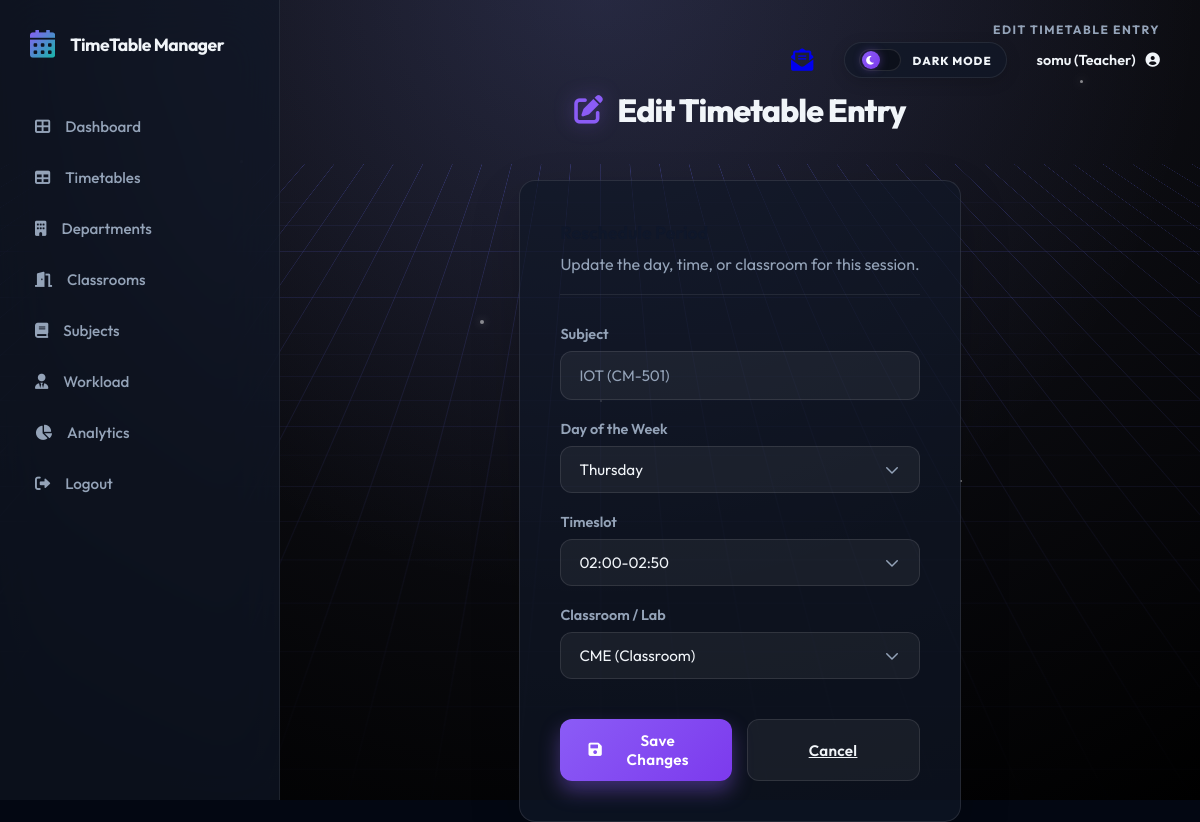
The app's page /timetable/edit/17 (signed in), older data.
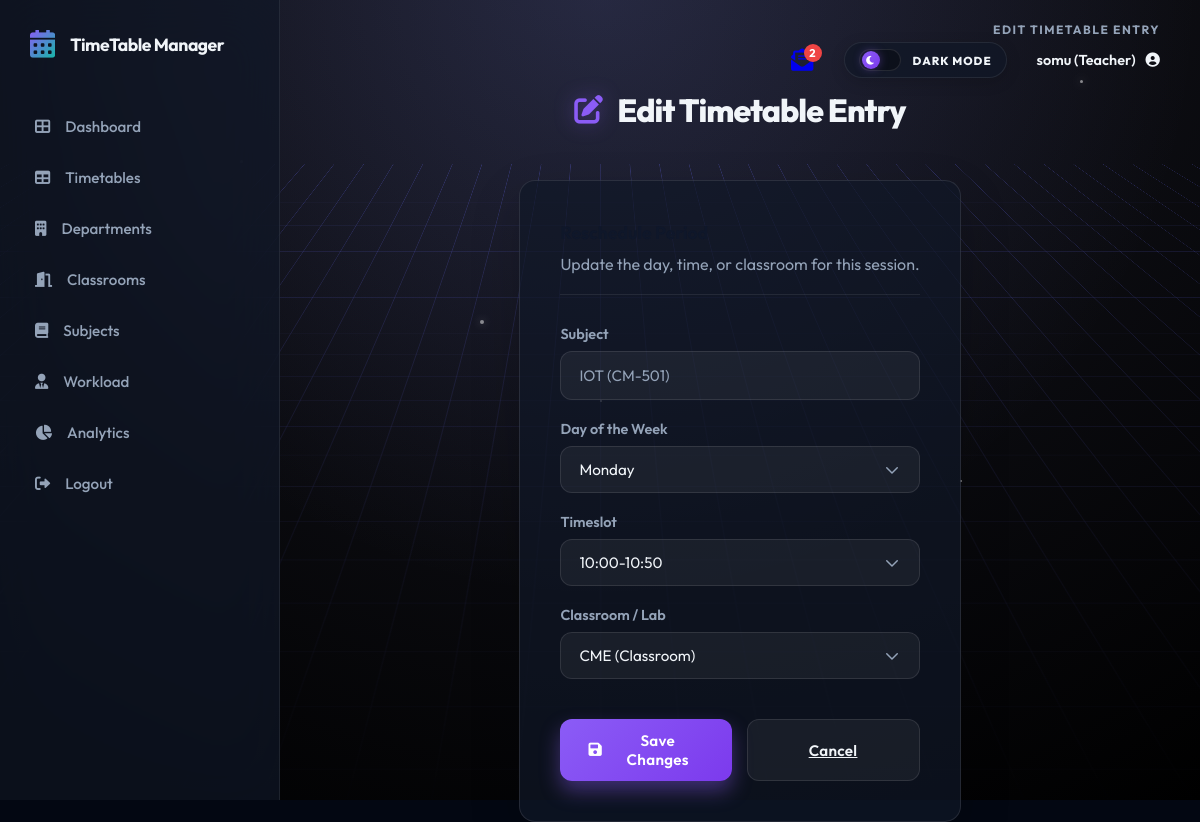
The same page, newer data.
### models.py (models this page shows)
class TimetableEntry(db.Model):
    id = db.Column(db.Integer, primary_key=True)
    day = db.Column(db.String(10), nullable=False)
    timeslot = db.Column(db.String(20), nullable=False)
    dept_id = db.Column(db.Integer, db.ForeignKey('department.id'), nullable=False)
    course_id = db.Column(db.Integer, db.ForeignKey('course.id'), nullable=False)
    teacher_id = db.Column(db.Integer, db.ForeignKey('teacher.id'), nullable=False)
    classroom_id = db.Column(db.Integer, db.ForeignKey('classroom.id'), nullable=False)

class Classroom(db.Model):
    id = db.Column(db.Integer, primary_key=True)
    name = db.Column(db.String(50), unique=True, nullable=False)
    capacity = db.Column(db.Integer, nullable=False)
    type = db.Column(db.String(20), nullable=False, default='Classroom')
    timetable_entries = db.relationship('TimetableEntry', backref='classroom', lazy=True, cascade="all, delete-orphan")

### routes.py (the view, shortened to what this page needs)
@main.route('/timetable/edit/<int:id>', methods=['GET', 'POST'])
@login_required
def edit_timetable_entry(id):
    entry = TimetableEntry.query.get_or_404(id)
    if current_user.role != 'admin' and (current_user.role != 'teacher' or current_user.teacher_id != entry.teacher_id):
        flash('Access denied. You can only edit your own sessions.', 'danger')
        return redirect(url_for('main.timetable'))
    suggestions = []
    conflict_reason = None
    classrooms = Classroom.query.all()
    teachers = Teacher.query.all()
    return render_template('edit_timetable_entry.html',
                           entry=entry,
                           days=DAYS,
                           time_slots=TIMESLOTS,
                           classrooms=classrooms,
                           teachers=teachers,
                           suggestions=suggestions,
                           conflict_reason=conflict_reason)

### app.py (called while the page is built)
@login_manager.user_loader
def load_user(user_id):
    return User.query.get(int(user_id))

@app.context_processor
def inject_unread_count():
    from flask_login import current_user
    from models import Message
    if current_user.is_authenticated:
        count = Message.query.filter_by(recipient_id=current_user.id, is_read=False).count()
        return dict(unread_count=count)
    return dict(unread_count=0)

### templates/edit_timetable_entry.html (shortened to what this page needs)
{% extends 'base.html' %}
{% block icon %}<i class="fas fa-edit"></i>{% endblock %}
{% block title %}Edit Timetable Entry{% endblock %}
{% block content %}
<div class="card" style="max-width: 600px; margin: 0 auto; padding: 40px;">
    <div class="card-header" style="margin-bottom: 30px;">
        <h3 style="margin: 0; color: var(--dark); font-weight: 700;">
        </h3>
        <p style="color: var(--text-muted); margin-top: 10px;">Update the day, time, or classroom for this session.</p>
    </div>
    <form action="{{ url_for('main.edit_timetable_entry', id=entry.id) }}" method="POST">
        <div class="form-group">
            <label class="form-label">Subject</label>
            <input type="text" class="form-control" value="{{ entry.course.name }} ({{ entry.course.code }})" disabled
                style="background: rgba(255,255,255,0.05); color: var(--text-muted);">
        </div>
        <div class="form-group" style="margin-top: 20px;">
            <label class="form-label">Day of the Week</label>
            <select name="day" class="form-control" required>
                {% for day in days %}
                <option value="{{ day }}" {% if day==entry.day %}selected{% endif %}>{{ day }}</option>
                {% endfor %}
            </select>
        </div>
        <div class="form-group" style="margin-top: 20px;">
            <label class="form-label">Timeslot</label>
            <select name="timeslot" class="form-control" required>
                {% for slot in time_slots %}
                <option value="{{ slot }}" {% if slot==entry.timeslot %}selected{% endif %}>{{ slot }}</option>
                {% endfor %}
            </select>
        </div>
        <div class="form-group" style="margin-top: 20px;">
            <label class="form-label">Classroom / Lab</label>
            <select name="classroom_id" class="form-control" required>
                {% for room in classrooms %}
                <option value="{{ room.id }}" {% if room.id==entry.classroom_id %}selected{% endif %}>
                    {{ room.name }} ({{ room.type }})
                </option>
                {% endfor %}
            </select>
        </div>
        <div style="display: flex; gap: 15px; margin-top: 40px;">
            <button type="submit" class="btn btn-primary" style="flex: 1; justify-content: center;">
                <i class="fas fa-save"></i> Save Changes
            </button>
            <a href="{{ url_for('main.timetable') }}" class="btn btn-light" style="flex: 1; justify-content: center;">
                Cancel
            </a>
        </div>
    </form>
</div>
{% endblock %}

### templates/base.html (shortened to what the changed rows need)
<!DOCTYPE html>
<html lang="en">
<head>
    <link rel="stylesheet" href="{{ url_for('static', filename='css/style.css') }}">
    <link rel="stylesheet" href="https://cdnjs.cloudflare.com/ajax/libs/font-awesome/6.0.0/css/all.min.css">
</head>
<body>
    {% set is_auth = request.endpoint in ['main.login', 'main.register', 'main.register_student',
    'main.register_teacher'] %}
    <div class="{{ 'app-wrapper' if not is_auth else '' }}">
        {% if not is_auth %}
        <aside class="sidebar" id="appSidebar">
            <div class="sidebar-header">
                <h2>TimeTable Manager</h2>
            </div>
        </aside>
        {% endif %}
        <main class="{{ 'main-area' if not is_auth else '' }}">
            {% if not is_auth %}
            <div class="top-header">
                <div class="header-meta-group">
                    <div class="user-controls">
                        {% if current_user.is_authenticated %}
                        <a href="{{ url_for('main.mailbox') }}" class="icon-btn nav-mailbox-link" title="Mailbox"
                            style="margin-right: 15px; position: relative;">
                            <i class="fas fa-envelope-open-text nav-mailbox-icon"></i>
                            {% if unread_count > 0 %}
                            <span style="
                                position: absolute;
                                top: -5px;
                                right: -8px;
                                background: #ef4444;
                                color: white;
                                border-radius: 50%;
                                width: 18px;
                                height: 18px;
                                display: flex;
                                justify-content: center;
                                align-items: center;
                                font-size: 0.7rem;
                                font-weight: bold;
                                border: 2px solid var(--bg-secondary);
                            ">{{ unread_count }}</span>
                            {% endif %}
                        </a>
                        {% else %}
                        <div class="user-profile">
                            <span>Guest</span>
                            <i class="fas fa-user-circle"></i>
                        </div>
                        {% endif %}
                    </div>
                </div>
            </div>
            <div class="page-title-section">
                <div class="page-title">
                    <h1>
                        {% block icon %}<i class="fas fa-brain"></i>{% endblock %}
                        {% block title %}System Workspace{% endblock %}
                    </h1>
                </div>
            </div>
            {% endif %}
            {% block content %}{% endblock %}
    </div>
</body>
</html>

Row changes from the older to the newer data that the page shows:
changed TimetableEntry "CME (Classroom)": day "Thursday" → "Monday"; timeslot "02:00-02:50" → "10:00-10:50"
Text that changed along with them:
{{ unread_count }}: (not shown) → "2"
